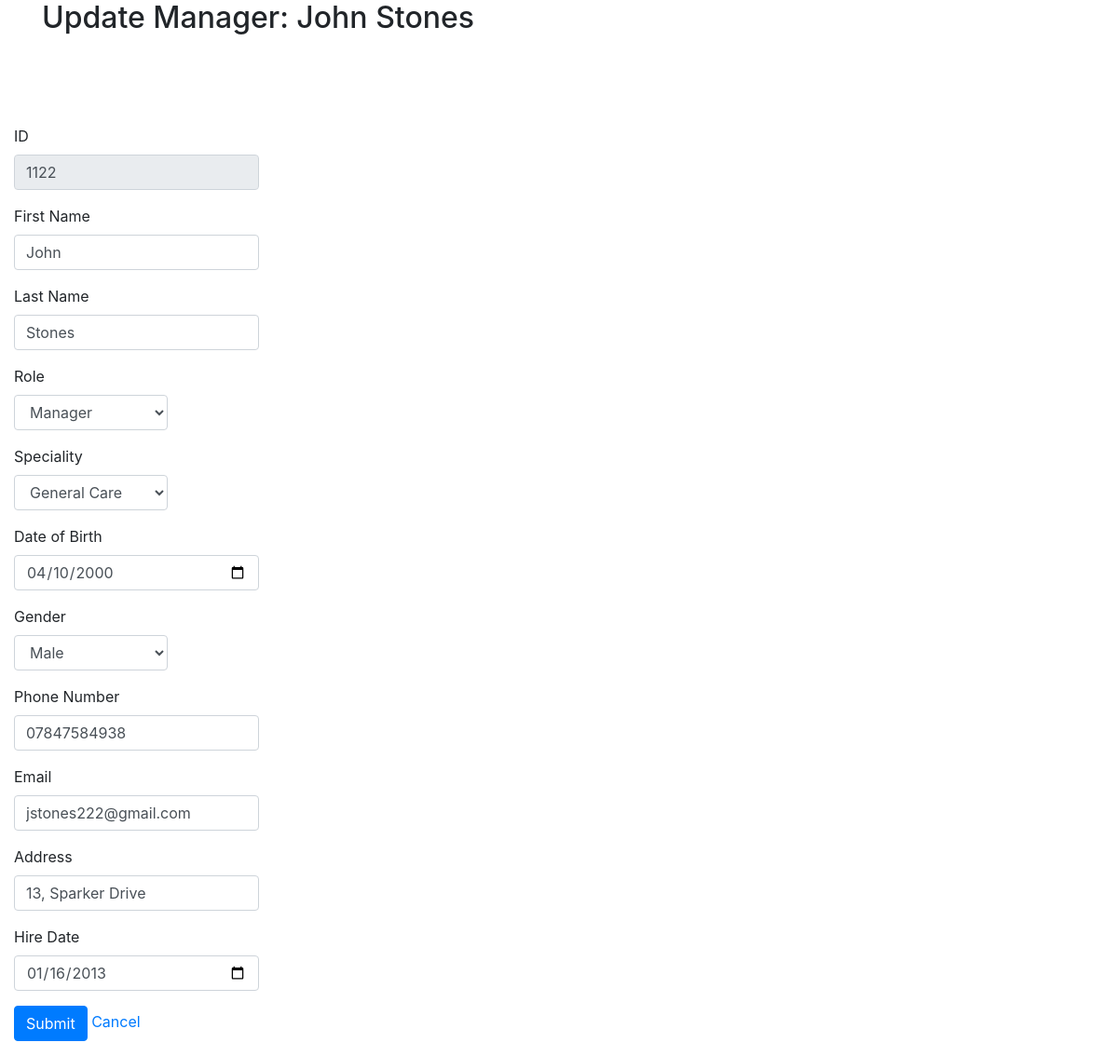
The page /manager-update.php?empID=1122 (signed in) on the database its author committed.
### tables this page shows
CREATE TABLE `employee` (
  `EmployeeID` int(4) NOT NULL,
  `EmployeeFirstName` varchar(20) DEFAULT NULL,
  `EmployeeLastName` varchar(20) DEFAULT NULL,
  `RoleID` int(4) DEFAULT NULL,
  `SpecialityID` int(4) DEFAULT NULL,
  `EmployeeDoB` date DEFAULT NULL,
  `GenderID` varchar(4) DEFAULT NULL,
  `EmployeeContactNumber` varchar(50) DEFAULT NULL,
  `EmployeeEmail` varchar(50) DEFAULT NULL,
  `EmployeeAddress` varchar(20) DEFAULT NULL,
  `EmployeeHireDate` date DEFAULT NULL,
  `LoginDetailsID` int(4) DEFAULT NULL,
  `ManagerID` int(4) DEFAULT NULL
);

### manager-update.php (the view, shortened to what this page needs)
<head>
    <link rel="stylesheet" href="https://stackpath.bootstrapcdn.com/bootstrap/4.3.1/css/bootstrap.min.css">
</head>
<?php
include("includes/db_conn.php");
?>
<?php
        $getEmployeeID = $_GET["empID"];
        $stmt = $conn->prepare( "SELECT * FROM employee WHERE EmployeeID=$getEmployeeID" );
        $stmt->execute();
        $result = $stmt->get_result();
        $obj = $result->fetch_object();
        $emp_id = $obj->EmployeeID;
        $emp_firstname = $obj->EmployeeFirstName;
        $emp_lastname = $obj->EmployeeLastName;
        $emp_dob = $obj->EmployeeDoB;
        $emp_contact = $obj->EmployeeContactNumber;
        $emp_email = $obj->EmployeeEmail;
        $emp_address = $obj->EmployeeAddress;
        $emp_hiredate = $obj->EmployeeHireDate;
    ?>
<div class="container pb-5">
    <main role="main" class="pb-3">
        <h2>Update Manager: <?php echo $emp_firstname;?> <?php echo $emp_lastname; ?></h2><br>
    </main>
</div>
<div class="row">
    <div class="col-6">
        <form method="post" action="sql/sql-manager-update.php">
            <div class="form-group col-md-6">
                <label class="control-label labelFont">ID</label>
                <input class="form-control" type="text" name="emp_id" required value="<?php echo $emp_id; ?>" readonly>
            </div>
            <div class="form-group col-md-6">
                <label class="control-label labelFont">First Name</label>
                <input class="form-control" type="text" name="emp_first_name" required value="<?php echo $emp_firstname; ?>">
            </div>
            <div class="form-group col-md-6">
                <label class="control-label labelFont">Last Name</label>
                <input class="form-control" type="text" name="emp_last_name" required value="<?php echo $emp_lastname; ?>">
            </div>
            <div class="form-group col-md-4">
                <?php include_once('dd_list/role-manager-update.php'); ?>
            </div>
            <div class="form-group col-md-4">
                <?php include_once('dd_list/speciality-update.php'); ?>
            </div>
            <div class="form-group col-md-6">
                <label class="control-label labelFont">Date of Birth</label>
                <input class="form-control" type="date" name="birth_date" required value="<?php echo $emp_dob; ?>">
            </div>
            <div class="form-group col-md-4">
                <?php include_once('dd_list/employee-gender-update.php'); ?>
            </div>
            <div class="form-group col-md-6">
                <label class="control-label labelFont">Phone Number</label>
                <input class="form-control" type="text" name="phone_number" required value="<?php echo $emp_contact; ?>">
            </div>
            <div class="form-group col-md-6">
                <label class="control-label labelFont">Email</label>
                <input class="form-control" type="email" name="email" required value="<?php echo $emp_email; ?>">
            </div>
            <div class="form-group col-md-6">
                <label class="control-label labelFont">Address</label>
                <input class="form-control" type="text" name="emp_address" required value="<?php echo $emp_address; ?>">
            </div>
            <div class="form-group col-md-6">
                <label class="control-label labelFont">Hire Date</label>
                <input class="form-control" type="date" name="hire_date" required value="<?php echo $emp_hiredate; ?>">
            </div>
            <div class="form-group col-md-4">
                <input class="btn btn-primary" type="submit" value="Submit" name="submit">
                <a href="employee-list.php">Cancel</a>
            </div>
        </form>
    </div>
</div>

### rows shown on the page
employee: EmployeeFirstName "John", EmployeeLastName "Stones", emp_id "1122", emp_first_name "John", emp_last_name "Stones", birth_date "04/10/2000", phone_number "07847584938", email "jstones222@gmail.com", emp_address "13, Sparker Drive", hire_date "01/16/2013"

### other values the page prints
form field role_id "Manager"
form field speciality_id "General Care"
form field gender_id "Male"
